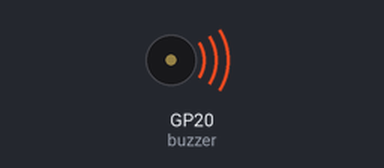
This program was run on a simulated Raspberry Pi Pico running MicroPython. Shown: buzzer (waves = sounding, pin HIGH). What the program prints to the serial console is not drawn.

Above: at 0.5 s.
Timing chart, 0 to 3.5 s (numbered marks = the images above):
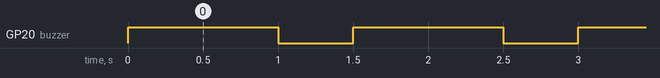

The program:

step-picozero-08.py
```python
# 配線
# GPIO 20 --- [アノード (+)]ブザー[カソード (-)] --- GND
#

from picozero import PWMOutputDevice
from time import sleep

from picozero import Buzzer
import time  # 必要な time モジュールをインポート

# GPIO 20 に接続されたブザーを制御
buzzer = Buzzer(20)

try:
    while True:
        print("Buzzer ON")  # ブザーが ON になったことを表示
        buzzer.on()         # ブザーを ON
        time.sleep(1)       # 1 秒間鳴らす

        print("Buzzer OFF") # ブザーが OFF になったことを表示
        buzzer.off()        # ブザーを OFF
        time.sleep(0.5)     # 0.5 秒間待機
except KeyboardInterrupt:
    # プログラム終了時の処理
    print("\nProgram terminated by user. Turning off the buzzer.")
    buzzer.off()  # ブザーを停止
```

Measured:
- by itself, GP20 (buzzer): alternates HIGH for 1.0 s and LOW for 0.50 s
